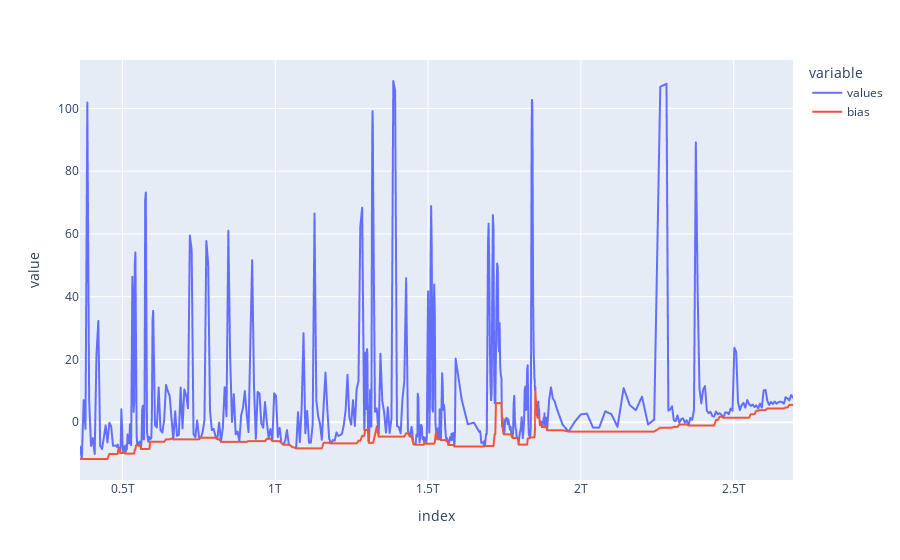

Notebook code for this chart:
### Markdown cell above
Dans un premier temps recherche du minimum de la courbe au cours du temps

### Code cell
bias = newdf['values'].rolling(15).min()
bias = pd.concat([pd.DataFrame([np.NaN] * tools.PADDING), bias]) # pour compenser le padding du filtre à 0 et éliminer l'effet de bord
bias = pd.concat([bias, pd.DataFrame([np.NaN] * tools.PADDING)])
bias = bias.fillna(method='ffill') # on retire les Nan en forward et backward (pour être sûr qu'il n'y en ai plus)
bias = bias.fillna(method='bfill')
newdf['bias'] = bias[tools.PADDING : -tools.PADDING] # affichage uniquement de la partie qui nous intéresse
newdf.plot()

### Figure 1 — Plotly figure (JSON) as saved in the notebook; plotly's stock layout.template omitted (floating-point values rounded to 4 significant figures; data arrays with more than 128 entries replaced by an {"elided": "..."} marker saying what was removed)
{"data": [{"hovertemplate": "variable=values<br>index=%{x}<br>value=%{y}<extra></extra>", "legendgroup": "values", "line": {"color": "#636efa", "dash": "solid"}, "mode": "lines", "name": "values", "showlegend": true, "type": "scattergl", "x": {"elided": "552 int values"}, "xaxis": "x", "y": {"elided": "552 float values"}, "yaxis": "y"}, {"hovertemplate": "variable=bias<br>index=%{x}<br>value=%{y}<extra></extra>", "legendgroup": "bias", "line": {"color": "#EF553B", "dash": "solid"}, "mode": "lines", "name": "bias", "showlegend": true, "type": "scattergl", "x": {"elided": "552 int values"}, "xaxis": "x", "y": {"elided": "552 float values"}, "yaxis": "y"}], "layout": {"legend": {"title": {"text": "variable"}, "tracegroupgap": 0}, "margin": {"t": 60}, "xaxis": {"anchor": "y", "domain": [0, 1], "title": {"text": "index"}}, "yaxis": {"anchor": "x", "domain": [0, 1], "title": {"text": "value"}}}}
